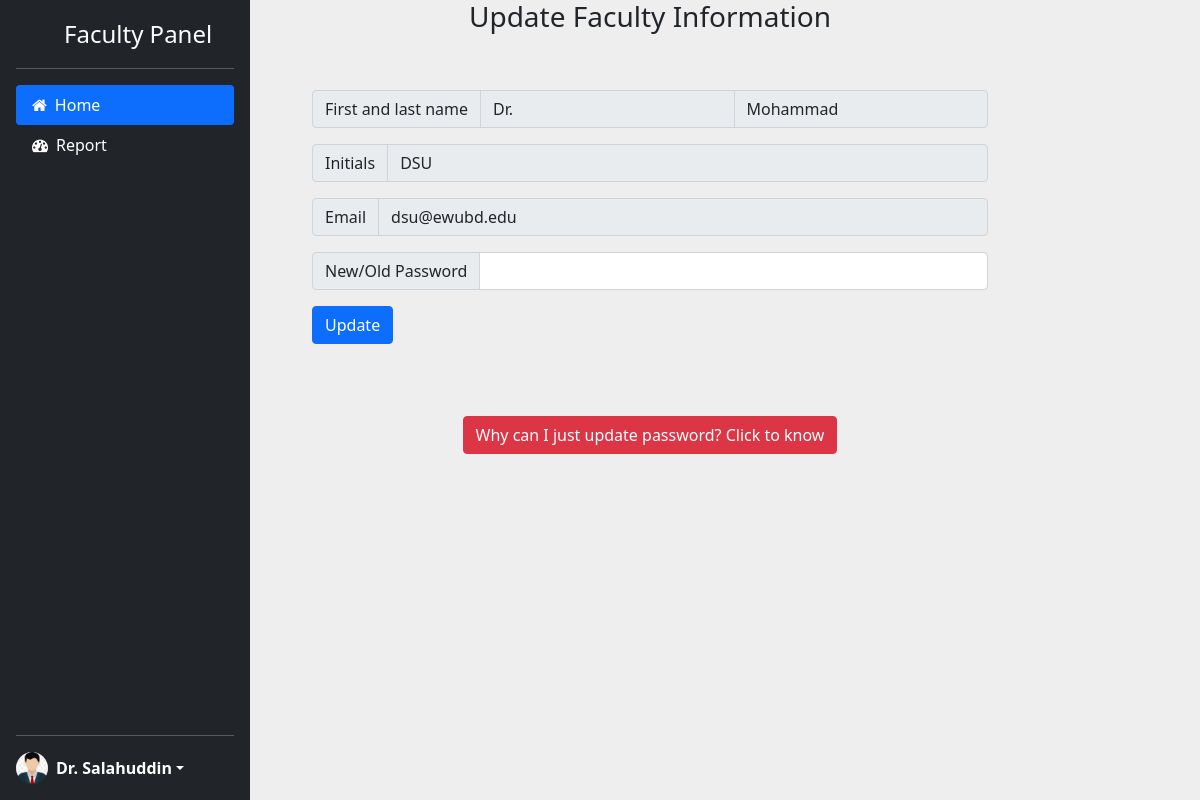
The page /faculty/updateprofile.php (signed in) on the database its author committed.
### tables this page shows
CREATE TABLE `faculty` (
  `id` int(11) NOT NULL,
  `fname` text NOT NULL,
  `lname` text NOT NULL,
  `init` varchar(4) NOT NULL,
  `email` varchar(110) NOT NULL,
  `pass` varchar(30) NOT NULL
);

### faculty/getusername.php (called while the page is built)
<?php
$currentuser = $_SESSION['email'];
$sql = "SELECT * FROM `faculty` WHERE email='$currentuser'";
$result = mysqli_query($conn, $sql);
$row = mysqli_fetch_assoc($result);
$fname = $row['fname'];
$lname = $row['lname'];

### faculty/updateprofile.php (the view, shortened to what this page needs)
<?php
include('./db_connect.php');
$currentuser = $_SESSION['email'];
$sql = "SELECT * FROM `faculty` WHERE email='$currentuser'";
$result = mysqli_query($conn, $sql);
$row = mysqli_fetch_assoc($result);
$fname = $row['fname'];
$init = $row['init'];
$email = $row['email'];
?>
<!DOCTYPE html>
<html lang="en">
<head>
    <link href="https://cdn.jsdelivr.net/npm/bootstrap@5.1.3/dist/css/bootstrap.min.css" rel="stylesheet">
    <link rel="stylesheet" href="https://cdnjs.cloudflare.com/ajax/libs/font-awesome/4.7.0/css/font-awesome.min.css">
    <link rel="stylesheet" type="text/css" href="../style.css">
</head>
<body>
    <?php
    include('./sidebar_1.php');
    ?>
    <div class="container col-md-7 offset-3">
        <h3 style="text-align: center;">Update Faculty Information</h3>
        <br>
        <br>
        <form class="row g-3" method="POST">
            <div class="input-group">
                <span class="input-group-text">First and last name</span>
                <input type="text" aria-label="First name" readonly class="form-control" name="fname" autocomplete="off" value=<?php echo "$fname"; ?>>
                <input type="text" aria-label="Last name" readonly class="form-control" name="lname" autocomplete="off" value=<?php echo "$lname"; ?>>
            </div>
            <div class="input-group">
                <span class="input-group-text">Initials</span>
                <input type="varchar" readonly class="form-control" id="inputEmail4" placeholder="Example: DSU" name="init" autocomplete="off" value=<?php echo "$init"; ?>>
            </div>
            <div class="input-group">
                <span class="input-group-text">Email</span>
                <input type="email" readonly class="form-control" id="inputEmail4" placeholder="Example: dsu@ewudbd.edu" name="email" autocomplete="off" value=<?php echo "$email"; ?>>
            </div>
            <div class="input-group">
                <span class="input-group-text"> New/Old Password</span>
                <input type="password" class="form-control" id="inputPassword4" name="password" autocomplete="off">
            </div>
            <div id="liveAlertPlaceholder" class="col-12">
                <button type="submit" class="btn btn-primary" id="liveAlertBtn" name="submit" value="submit">Update</button>
            </div>
        </form>
        <br>
        <br>
        <br>
        <div class="container" style="text-align: center;">
            <button type="button" class="btn btn btn-danger" data-bs-toggle="popover" title="About Disabled options" data-bs-content="Contact authorities for any changes in Name, ID and email">Why can I just update password? Click to know</button>
        </div>
    </div>
</body>
</html>

### faculty/sidebar_1.php (shortened to what this page needs)
<?php
include('./db_connect.php');
include('./getusername.php');
?>
<div class="d-flex flex-column vh-100 flex-shrink-0 p-3 text-white bg-dark" style="width: 250px;position:absolute"> <a href="/" class="d-flex align-items-center mb-3 mb-md-0 me-md-auto text-white text-decoration-none"> <svg class="bi me-2" width="40" height="32"> </svg> <span class="fs-4">Faculty Panel</span> </a>
    <hr>
    <ul class="nav nav-pills flex-column mb-auto">
        <li class="nav-item"> <a href="http://localhost/feval/faculty/faculty.php" class="nav-link active" aria-current="page"> <i class="fa fa-home"></i><span class="ms-2">Home</span> </a> </li>
        <li> <a href="http://localhost/feval/faculty/courselist.php" class="nav-link text-white"> <i class="fa fa-dashboard"></i><span class="ms-2">Report</span> </a> </li>
    </ul>
    <hr>
    <div class="dropdown"> <a href="#" class="d-flex align-items-center text-white text-decoration-none dropdown-toggle" id="dropdownUser1" data-bs-toggle="dropdown" aria-expanded="false"> <img src="admin.jpg" alt="" width="32" height="32" class="rounded-circle me-2"> <strong>  <?php echo" $fname"?> </strong> </a>
    </div>
</div>

### style.css (style rules this page uses)
* { margin: 0; padding: 0; }
body { background-color: #eee; margin: 0px; }
.nav-link .fa { transition: all 1s }

### rows shown on the page
faculty: fname "Dr. Salahuddin", lname "Mohammad", init "DSU", email "dsu@ewubd.edu"
